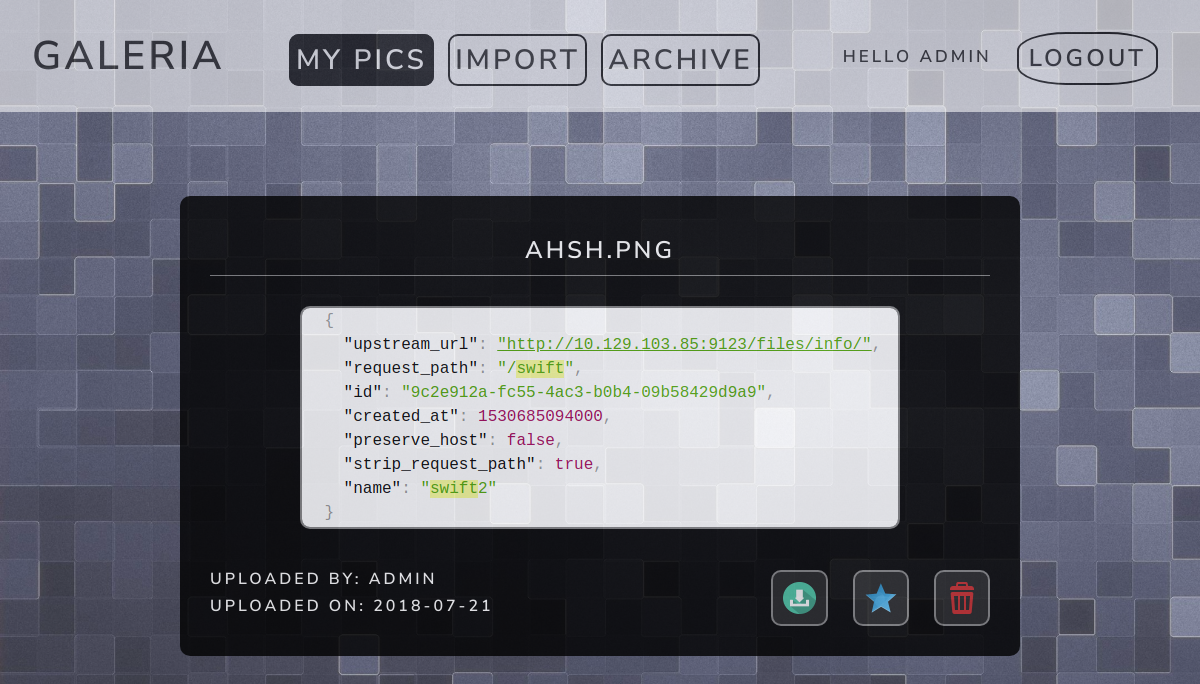
/accounts/profile/view/37/ (signed in), run on the app's committed database.
### photogallery/models.py (models this page shows, shortened)
class Photo(models.Model):
	title = models.CharField(max_length=200)
	url = models.CharField(max_length=2000)
	is_favorite = models.BooleanField(default=False)
	file_format = models.CharField(max_length=20)
	date_added = models.DateField(auto_now_add=True)
	username = models.CharField(max_length=100,default='1')
	is_public = models.BooleanField(default=False)
	original_uploader = models.CharField(max_length=100,default='1')

### photogallery/views.py (the view)
# urls.py: path('accounts/profile/view/<int:photo_id>/',views.view_photo,name="view_photo"),
@ login_required
def view_photo(request,photo_id):
	try:
		photo = Photo.objects.get(id=photo_id)
		error=""
		errorcode=""
		if request.user.username != photo.username and (photo.is_public==False):
			error="403 Error! Access Denied!"
			errorcode = "403"
	except:
		error = "404 Error! Image does not Exist!"
		errorcode="404"
		photo = ""
	return render(request,'photogallery/view.html',{'photo':photo,'error':error,'errorcode':errorcode})

### photogallery/templates/photogallery/view.html
{% extends 'photogallery/base.html' %}
{% load static %}
{% block content %}
<body class="body_profile">
	<div class="jumbotron">
		<div class="header">
			<div class="logo">
				<h1 class="title" style="display: inline">Galeria</h1>
			</div>
			{% ifnotequal photo.original_uploader request.user.username %}
					{% if photo.is_public is True %}
						<div class="topbar">
							<a href="{% url 'profile' %}"><h2 class="menu-item">My Pics</h2></a>
							<a href="{% url 'import' %}"><h2 class="menu-item">Import</h2></a>
							<a href="{% url 'archive' %}"><h2 class="menu-item menu-item-current">Archive</h2></a>
						</div>
					{% else %}
						<div class="topbar">
							<a href="{% url 'profile' %}"><h2 class="menu-item menu-item-current">My Pics</h2></a>
							<a href="{% url 'import' %}"><h2 class="menu-item">Import</h2></a>
							<a href="{% url 'archive' %}"><h2 class="menu-item">Archive</h2></a>
						</div>
					{% endif %}
			{% else %}
				<div class="topbar">
					<a href="{% url 'profile' %}"><h2 class="menu-item menu-item-current">My Pics</h2></a>
					<a href="{% url 'import' %}"><h2 class="menu-item">Import</h2></a>
					<a href="{% url 'archive' %}"><h2 class="menu-item">Archive</h2></a>
				</div>
			{% endifnotequal %}
				<a href="{% url 'logout' %}"><h3 class="login-signup-button menu-item">Logout</h3></a>
				<h3 class="user-status">Hello {{request.user.username}} </h3>
		</div>
	</div>
	<div class="photo-view-box">
	{% if error %}
		<h1 class="view-title">{{error}}</h1>
		{% ifequal errorcode '404' %}
			<img class="view-photo" src="{% static 'photogallery/images/404.jpg' %}">
		{% else %}
			<img class="view-photo" src="{% static 'photogallery/images/403.png' %}">
		{% endifequal %}
	{% else %}
		<h1 class="view-title">{{photo.title}}.{{photo.file_format}}</h1>
		<img class="view-photo" src="{{ photo.url }}">
		<br>
		<div class="row">
			<div class="col-lg-6">
				<h5 style="color: white;"> Uploaded By: {{photo.original_uploader}} </h5>
				<h5 style="color: white;"> Uploaded On: {{photo.date_added|date:'Y-m-d'}} </h5>
			</div>
			<div class="col-lg-6">
				{% ifnotequal photo.original_uploader request.user.username %}
					{% if photo.is_public is True %}
						<img style="vertical-align: middle;display: inline;" src="{% static 'photogallery/images/add.png' %}" class="view-box-add-button" onClick="window.location='{% url 'add_photo' photo.id %}'">
					{% endif %}
				{% else %}
					<img onClick="window.location='{% url 'delete_photo' photo.id %}'" style="vertical-align: middle;display: inline;" src="{% static 'photogallery/images/delete.png' %}" class="view-box-add-button">
					{% if photo.is_favorite %}
					<img onClick="window.location='{% url 'view_favorite_photo' photo.id %}'" style="vertical-align: middle;display: inline;" src="{% static 'photogallery/images/staryellow.png' %}" class="view-box-add-button">
					{% else %}
						<img onClick="window.location='{% url 'view_favorite_photo' photo.id %}'" style="vertical-align: middle;display: inline;" src="{% static 'photogallery/images/starblue.png' %}" class="view-box-add-button">
					{% endif %}
				{% endifnotequal %}
				<img onClick="window.location='{{photo.url}}'" style="vertical-align: middle;display: inline;" src="{% static 'photogallery/images/download.png' %}" class="view-box-add-button">
			</div>
		</div>
	{% endif %}
	</div>
</body>
{% endblock %}

### photogallery/static/photogallery/style.css (style rules this page uses)
.title { font-size:40px; }
.body_profile { background: linear-gradient(rgba(255,255,255,.2), rgba(255,255,255,.2)), url("images/wp3.jpg"); background-size:cover; }
.logo { margin-right: 60px; display: inline; }
.topbar { display: inline; }
.menu-item { display:inline; padding:5px; margin-right: 10px; border: 2px solid black; border-radius: 10px; }
.menu-item-current { background-color: black; color:white; }
.login-signup-button { display:inline; padding:10px; margin-right: 10px; border: 2px solid black; border-radius: 35%; float: right; text-align: center; }
.user-status { display:inline; padding:15px; margin-right: 10px; float: right; text-align: center; font-size: 17px; }
.photo-view-box { background-color: black; opacity: 0.8; border-radius: 10px; width: 70%; padding:30px; color: white; margin:auto; margin-bottom: 40px; }
.view-title { color:white; font-size: 24px; text-align: center; border-bottom: 1px solid grey; padding: 10px; }
.view-photo { border-radius: 10px; margin-top: 30px; margin-bottom: 20px; border:2px solid grey; margin-right: auto; margin-left: auto; display: block; max-width: 100%; }
.view-box-add-button { display: inline-block; width: 15%; border-radius: 10px; border: 2px solid grey; background-color: #202020; padding: 10px; vertical-align: middle; margin-left:25px; float: right; }

### data on the page
Photo: title "AHSH", file_format "PNG", url (picture), original_uploader "ADMIN", date_added "2018-07-21"

### other printed values
{{ request.user.username }} "ADMIN"
